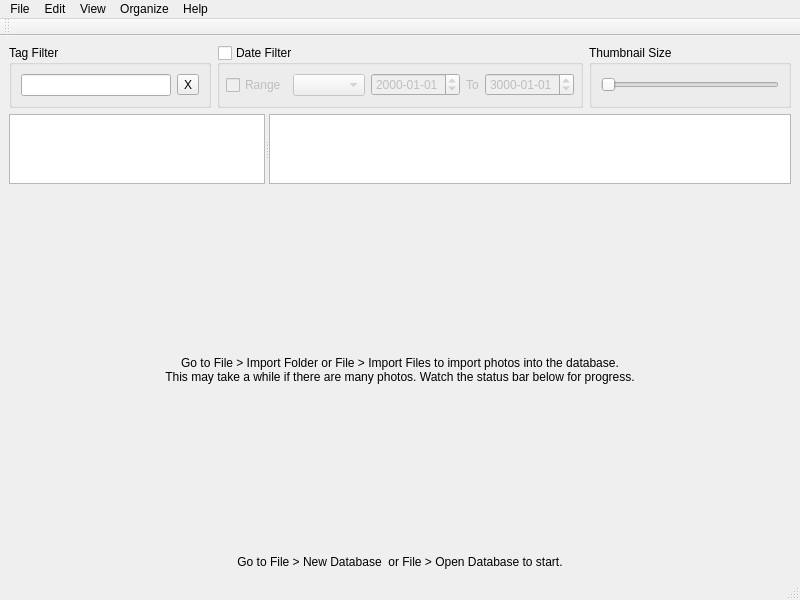
<?xml version="1.0" encoding="UTF-8"?>
<ui version="4.0">
 <class>PicOrganizer</class>
 <widget class="QMainWindow" name="PicOrganizer">
  <property name="geometry">
   <rect>
    <x>0</x>
    <y>0</y>
    <width>800</width>
    <height>600</height>
   </rect>
  </property>
  <property name="windowTitle">
   <string>MainWindow</string>
  </property>
  <widget class="QWidget" name="centralwidget">
   <layout class="QVBoxLayout" name="verticalLayout_2">
    <item>
     <widget class="QWidget" name="mainWidget" native="true">
      <layout class="QVBoxLayout" name="verticalLayout" stretch="0,1,10">
       <property name="margin">
        <number>0</number>
       </property>
       <item>
        <layout class="QHBoxLayout" name="horizontalLayout">
         <item>
          <widget class="QGroupBox" name="groupBox">
           <property name="title">
            <string>Tag Filter</string>
           </property>
           <layout class="QHBoxLayout" name="horizontalLayout_3" stretch="10,0">
            <item>
             <widget class="QLineEdit" name="editFilter"/>
            </item>
            <item>
             <widget class="QToolButton" name="buttonClearFilter">
              <property name="text">
               <string>X</string>
              </property>
             </widget>
            </item>
           </layout>
          </widget>
         </item>
         <item>
          <widget class="QGroupBox" name="groupDateFilter">
           <property name="title">
            <string>Date Filter</string>
           </property>
           <property name="checkable">
            <bool>true</bool>
           </property>
           <property name="checked">
            <bool>false</bool>
           </property>
           <layout class="QHBoxLayout" name="horizontalLayout_2">
            <property name="margin">
             <number>6</number>
            </property>
            <item>
             <widget class="QCheckBox" name="checkDateRange">
              <property name="text">
               <string>Range</string>
              </property>
             </widget>
            </item>
            <item>
             <widget class="QComboBox" name="comboDateFilter"/>
            </item>
            <item>
             <widget class="QDateEdit" name="dateFrom">
              <property name="displayFormat">
               <string>yyyy-MM-dd</string>
              </property>
              <property name="calendarPopup">
               <bool>false</bool>
              </property>
             </widget>
            </item>
            <item>
             <widget class="QLabel" name="labelTo">
              <property name="text">
               <string>To</string>
              </property>
             </widget>
            </item>
            <item>
             <widget class="QDateEdit" name="dateTo">
              <property name="date">
               <date>
                <year>3000</year>
                <month>1</month>
                <day>1</day>
               </date>
              </property>
              <property name="displayFormat">
               <string>yyyy-MM-dd</string>
              </property>
              <property name="calendarPopup">
               <bool>false</bool>
              </property>
             </widget>
            </item>
           </layout>
          </widget>
         </item>
         <item>
          <widget class="QGroupBox" name="groupBox_2">
           <property name="title">
            <string>Thumbnail Size</string>
           </property>
           <layout class="QVBoxLayout" name="verticalLayout_4">
            <item>
             <widget class="QSlider" name="slider">
              <property name="orientation">
               <enum>Qt::Horizontal</enum>
              </property>
             </widget>
            </item>
           </layout>
          </widget>
         </item>
        </layout>
       </item>
       <item>
        <widget class="QSplitter" name="splitter">
         <property name="orientation">
          <enum>Qt::Horizontal</enum>
         </property>
         <widget class="TagTreeView" name="treeView">
          <property name="sizePolicy">
           <sizepolicy hsizetype="Expanding" vsizetype="Expanding">
            <horstretch>0</horstretch>
            <verstretch>0</verstretch>
           </sizepolicy>
          </property>
         </widget>
         <widget class="PhotoTable" name="view">
          <property name="sizePolicy">
           <sizepolicy hsizetype="Expanding" vsizetype="Expanding">
            <horstretch>1</horstretch>
            <verstretch>0</verstretch>
           </sizepolicy>
          </property>
         </widget>
        </widget>
       </item>
       <item>
        <widget class="QLabel" name="labelNoPhotos">
         <property name="text">
          <string>Go to File &gt; Import Folder or File &gt; Import Files to import photos into the database.
This may take a while if there are many photos. Watch the status bar below for progress.</string>
         </property>
         <property name="alignment">
          <set>Qt::AlignCenter</set>
         </property>
         <property name="wordWrap">
          <bool>true</bool>
         </property>
        </widget>
       </item>
      </layout>
     </widget>
    </item>
    <item>
     <widget class="QLabel" name="labelNoDatabase">
      <property name="text">
       <string>Go to File &gt; New Database  or File &gt; Open Database to start.</string>
      </property>
      <property name="alignment">
       <set>Qt::AlignCenter</set>
      </property>
     </widget>
    </item>
   </layout>
  </widget>
  <widget class="QMenuBar" name="menubar">
   <property name="geometry">
    <rect>
     <x>0</x>
     <y>0</y>
     <width>800</width>
     <height>21</height>
    </rect>
   </property>
   <widget class="QMenu" name="menuFile">
    <property name="title">
     <string>File</string>
    </property>
    <addaction name="actionNewDatabase"/>
    <addaction name="actionOpenDatabase"/>
    <addaction name="actionImportFolder"/>
    <addaction name="actionImportFiles"/>
    <addaction name="separator"/>
    <addaction name="actionExit"/>
   </widget>
   <widget class="QMenu" name="menuOrganize">
    <property name="title">
     <string>Organize</string>
    </property>
    <addaction name="actionHideTagged"/>
    <addaction name="actionNewField"/>
    <addaction name="actionEditTags"/>
   </widget>
   <widget class="QMenu" name="menuHelp">
    <property name="title">
     <string>Help</string>
    </property>
    <addaction name="actionKeyboard_Shortcuts"/>
    <addaction name="separator"/>
    <addaction name="actionChangeLog"/>
    <addaction name="actionLog"/>
    <addaction name="actionAbout"/>
   </widget>
   <widget class="QMenu" name="menuEdit">
    <property name="title">
     <string>Edit</string>
    </property>
    <addaction name="actionUndoList"/>
   </widget>
   <widget class="QMenu" name="menuView">
    <property name="title">
     <string>View</string>
    </property>
    <addaction name="actionToolbar"/>
   </widget>
   <addaction name="menuFile"/>
   <addaction name="menuEdit"/>
   <addaction name="menuView"/>
   <addaction name="menuOrganize"/>
   <addaction name="menuHelp"/>
  </widget>
  <widget class="QStatusBar" name="statusbar"/>
  <widget class="QToolBar" name="toolBar">
   <property name="windowTitle">
    <string>toolBar</string>
   </property>
   <attribute name="toolBarArea">
    <enum>TopToolBarArea</enum>
   </attribute>
   <attribute name="toolBarBreak">
    <bool>false</bool>
   </attribute>
  </widget>
  <action name="actionOpenDatabase">
   <property name="enabled">
    <bool>true</bool>
   </property>
   <property name="text">
    <string>Open Database</string>
   </property>
   <property name="visible">
    <bool>true</bool>
   </property>
   <property name="iconVisibleInMenu">
    <bool>true</bool>
   </property>
  </action>
  <action name="actionImportFolder">
   <property name="enabled">
    <bool>false</bool>
   </property>
   <property name="text">
    <string>Import Folder</string>
   </property>
  </action>
  <action name="actionNewDatabase">
   <property name="text">
    <string>New Database</string>
   </property>
   <property name="iconVisibleInMenu">
    <bool>true</bool>
   </property>
  </action>
  <action name="actionAbout">
   <property name="text">
    <string>About</string>
   </property>
  </action>
  <action name="actionHideTagged">
   <property name="checkable">
    <bool>true</bool>
   </property>
   <property name="text">
    <string>Hide Tagged Photos</string>
   </property>
  </action>
  <action name="actionNewField">
   <property name="text">
    <string>New Tag Field</string>
   </property>
   <property name="shortcut">
    <string>Ctrl+I</string>
   </property>
  </action>
  <action name="actionExit">
   <property name="text">
    <string>Exit</string>
   </property>
   <property name="shortcut">
    <string>Ctrl+Q</string>
   </property>
  </action>
  <action name="actionChangeLog">
   <property name="text">
    <string>Change Log</string>
   </property>
  </action>
  <action name="actionUndoList">
   <property name="text">
    <string>Undo List</string>
   </property>
  </action>
  <action name="actionToolbar">
   <property name="checkable">
    <bool>true</bool>
   </property>
   <property name="checked">
    <bool>true</bool>
   </property>
   <property name="text">
    <string>Toolbar</string>
   </property>
  </action>
  <action name="actionKeyboard_Shortcuts">
   <property name="text">
    <string>Keyboard Shortcuts</string>
   </property>
  </action>
  <action name="actionLog">
   <property name="text">
    <string>Log Window</string>
   </property>
  </action>
  <action name="actionImportFiles">
   <property name="enabled">
    <bool>false</bool>
   </property>
   <property name="text">
    <string>Import Files</string>
   </property>
  </action>
  <action name="actionEditTags">
   <property name="text">
    <string>Edit Tags</string>
   </property>
  </action>
 </widget>
 <customwidgets>
  <customwidget>
   <class>TagTreeView</class>
   <extends>QTreeView</extends>
   <header>FilterTree</header>
  </customwidget>
  <customwidget>
   <class>PhotoTable</class>
   <extends>QTableView</extends>
   <header>photo_table</header>
  </customwidget>
 </customwidgets>
 <tabstops>
  <tabstop>view</tabstop>
  <tabstop>dateFrom</tabstop>
 </tabstops>
 <resources/>
 <connections>
  <connection>
   <sender>actionExit</sender>
   <signal>triggered()</signal>
   <receiver>PicOrganizer</receiver>
   <slot>close()</slot>
   <hints>
    <hint type="sourcelabel">
     <x>-1</x>
     <y>-1</y>
    </hint>
    <hint type="destinationlabel">
     <x>399</x>
     <y>299</y>
    </hint>
   </hints>
  </connection>
  <connection>
   <sender>actionToolbar</sender>
   <signal>toggled(bool)</signal>
   <receiver>toolBar</receiver>
   <slot>setVisible(bool)</slot>
   <hints>
    <hint type="sourcelabel">
     <x>-1</x>
     <y>-1</y>
    </hint>
    <hint type="destinationlabel">
     <x>399</x>
     <y>26</y>
    </hint>
   </hints>
  </connection>
 </connections>
</ui>
